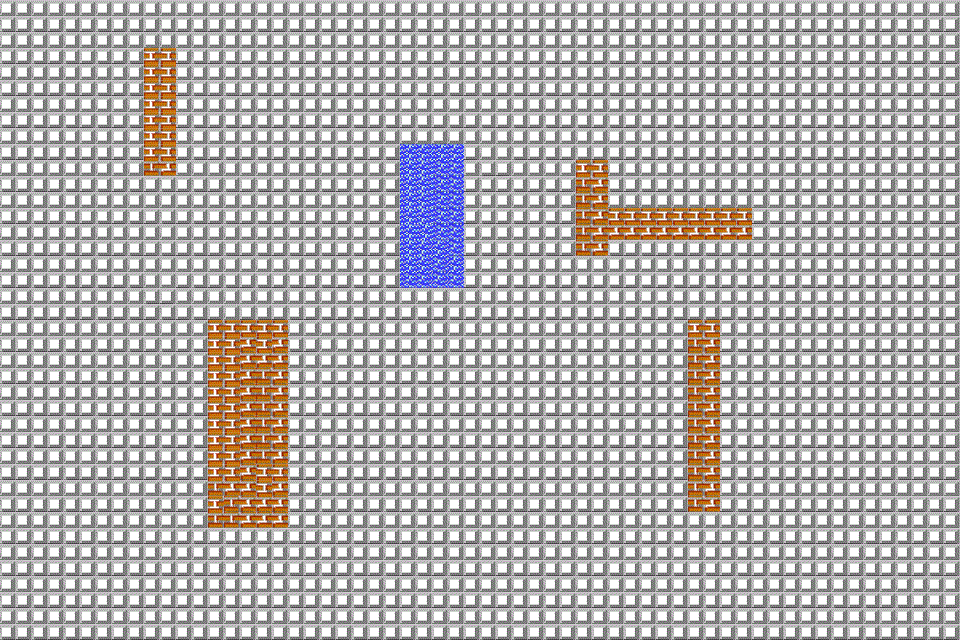

A 2D game scene composited from a Tiled map and its tileset images. What follows is a short description and the map's XML, with each tile layer's data collapsed to a summary:
An orthogonal 60x40 tile map with 16x16 px tiles, 2 tile layers (diceng, tu2) and 10 objects (team1_0, team1_1, team1_2, team1_3, team1_4, ...).

<map version="1.0" tiledversion="1.1.4" orientation="orthogonal" renderorder="right-down" width="60" height="40" tilewidth="16" tileheight="16" infinite="0" nextobjectid="17">
 <tileset firstgid="1" name="landform" tilewidth="16" tileheight="16" tilecount="36" columns="6">
  <image source="landform/landform.png" trans="000000" width="96" height="96" />
 </tileset>
 <layer name="diceng" width="60" height="40">
  <data>[2400 cells, 2400 non-empty, 4 distinct tile ids]</data>
 </layer>
 <objectgroup name="tank">
  <object id="1" name="team1_0" x="16" y="16" visible="0" />
  <object id="2" name="team1_1" x="80" y="16" visible="0" />
  <object id="3" name="team1_2" x="400" y="16" visible="0" />
  <object id="4" name="team1_3" x="336" y="16" visible="0" />
  <object id="5" name="team1_4" x="208" y="16" visible="0" />
  <object id="7" name="team2_0" x="16" y="400" visible="0" />
  <object id="8" name="team2_1" x="80" y="400" visible="0" />
  <object id="9" name="team2_2" x="400" y="400" visible="0" />
  <object id="10" name="team2_3" x="336" y="400" visible="0" />
  <object id="11" name="team2_4" x="208" y="400" visible="0" />
 </objectgroup>
 <objectgroup name="bullet" />
 <layer name="tu2" width="60" height="40">
  <data>[2400 cells, 171 non-empty, 8 distinct tile ids]</data>
 </layer>
</map>
